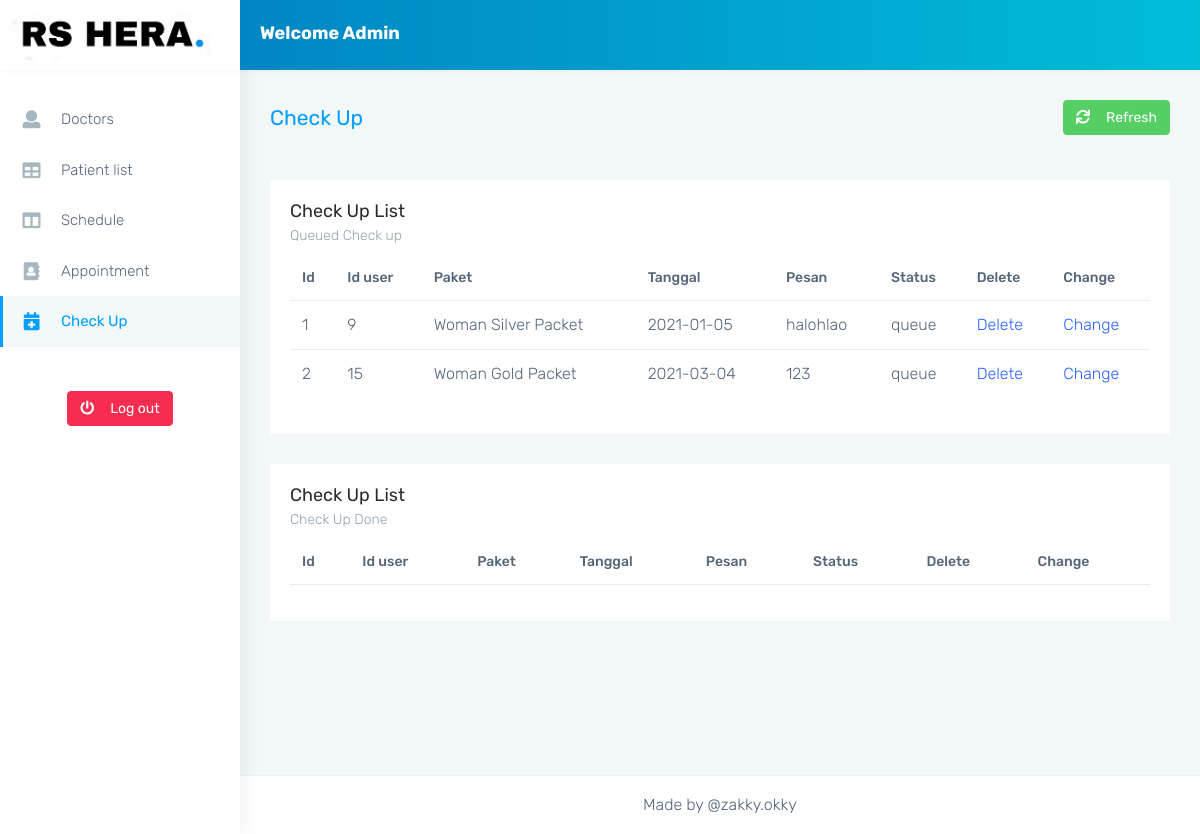
/admin/monster-html/checkup-page.php, run on an earlier commit of the app's database.
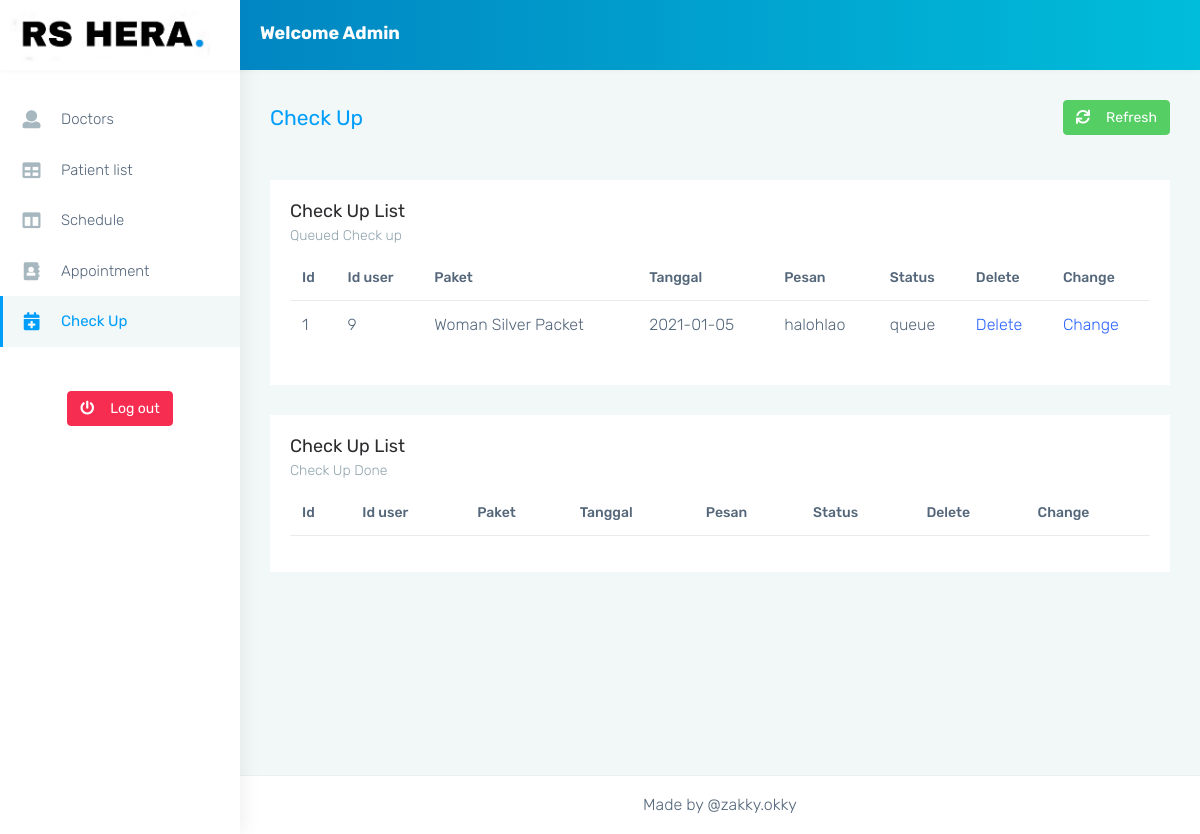
And on a later commit of the database.
### tables this page shows
CREATE TABLE `checkup` (
  `id_checkup` int(5) NOT NULL,
  `id_user` int(5) NOT NULL,
  `paket` varchar(128) NOT NULL,
  `tanggal` date NOT NULL,
  `pesan` varchar(248) NOT NULL,
  `status_checkup` varchar(10) NOT NULL DEFAULT 'queue'
);

### admin/monster-html/checkup-page.php (the view, shortened to what the changed rows need)
<?php
include_once '../../includes/dbh.inc.php';
?>
<!DOCTYPE html>
<html dir="ltr" lang="en">
<head>
    <link href="css/style.min.css" rel="stylesheet">
</head>
<body>
    <div id="main-wrapper" data-layout="vertical" data-navbarbg="skin5" data-sidebartype="full" data-sidebar-position="absolute" data-header-position="absolute" data-boxed-layout="full">
        <div class="page-wrapper">
            <div class="container-fluid">
                <div class="row">
                    <div class="col-sm-12">
                        <div class="card">
                            <div class="card-body">
                                <div class="table-responsive">
                                    <table class="table user-table no-wrap">
                                        <thead>
                                            <tr>
                                                <th class="border-top-0">Id</th>
                                                <th class="border-top-0">Id user</th>
                                                <th class="border-top-0">Paket</th>
                                                <th class="border-top-0">Tanggal</th>
                                                <th class="border-top-0">Pesan</th>
                                                <th class="border-top-0">Status</th>
                                                <th class="border-top-0">Delete</th>
                                                <th class="border-top-0">Change</th>
                                            </tr>
                                        </thead>
                                        <tbody>
                                            <?php
                                            $result1 = mysqli_query($conn, "SELECT * FROM checkup WHERE status_checkup = 'queue'");
                                            while ($rows1 = mysqli_fetch_assoc($result1)) {
                                                echo "<tr>";
                                                echo "<td>" . $rows1['id_checkup'] . "</td>";
                                                echo "<td>" . $rows1['id_user'] . "</td>";
                                                echo "<td>" . $rows1['paket'] . "</td>";
                                                echo "<td>" . $rows1['tanggal'] . "</td>";
                                                echo "<td>" . $rows1['pesan'] . "</td>";
                                                echo "<td>" . $rows1['status_checkup'] . "</td>";
                                                echo "<td><a href='../../includes/delete-checkup.inc.php?id=$rows1[id_checkup]'>Delete</a></td>";
                                                echo "<td><a href='../../includes/change-checkup.inc.php?id=$rows1[id_checkup]'>Change</a></td>";
                                                echo "</tr>";
                                            }
                                            ?>
                                        </tbody>
                                    </table>
                                </div>
                            </div>
                        </div>
                    </div>
                </div>
                <div class="row">
                    <div class="col-sm-12">
                        <div class="card">
                            <div class="card-body">
                                <div class="table-responsive">
                                    <table class="table user-table no-wrap">
                                        <thead>
                                            <tr>
                                                <th class="border-top-0">Id</th>
                                                <th class="border-top-0">Id user</th>
                                                <th class="border-top-0">Paket</th>
                                                <th class="border-top-0">Tanggal</th>
                                                <th class="border-top-0">Pesan</th>
                                                <th class="border-top-0">Status</th>
                                                <th class="border-top-0">Delete</th>
                                                <th class="border-top-0">Change</th>
                                            </tr>
                                        </thead>
                                    </table>
                                </div>
                            </div>
                        </div>
                    </div>
                </div>
            </div>
        </div>
    </div>
</body>
</html>

What changed in the data, as far as the page shows it:
removed checkup: id_checkup "2", id_user "15", paket "Woman Gold Packet", tanggal "2021-03-04", pesan "123", status_checkup "queue"
